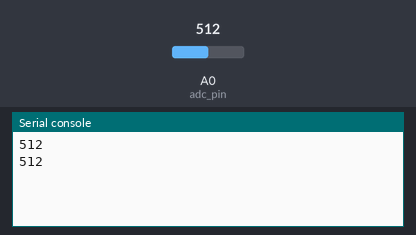
A program run on a simulated ESP8266 board running MicroPython. Shown: the last lines printed to the serial console. Inputs (shaded band) come from the test bench; at power-on: A0 (adc_pin) = 512 (analog values on the 0–1023 scale).

Above: at 1.2 s.
1.3 s: A0 (adc_pin) set to 716
At 2.6 s:
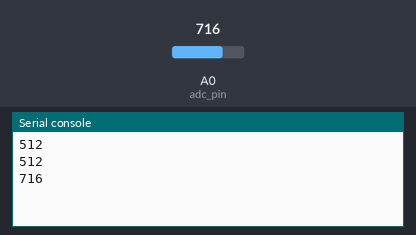
2.8 s: A0 (adc_pin) set to 900
At 3.7 s:
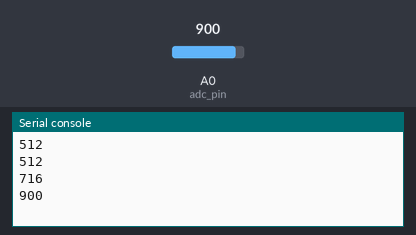
Timing chart, 0 to 5.8 s (numbered marks = the images above; inputs shaded):
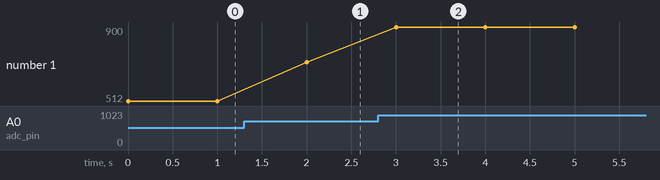

Measured:
- after the input at 1.3 s, the serial console: prints a new line after 0.70 s (image 1)
- after the input at 2.8 s, the serial console: prints a new line after 0.20 s (image 2)
- plotted number 1: 512 → 716 after the input at 1.3 s, 716 → 900 after the input at 2.8 s

The program:

lab_03.py
```python
"""
ADC >>> Analog to Digital Convertor (SAR ADC in NodeMCU)
 <Successive-approximation-register>
Terms:
    Input Signal Frequency (Fin)
    Sampling rate of ADC
    Resolution of ADC (n - no. of bits)
    Nyquist Rate (2*Fin)
    Accuracy of ADC
    (minimum which cab be measured)
        Vref/(2^n - 1)

Example:
    Vref = 1V, Vin = 0.5V, Resolution is 10bits (Max value = 1023)
    Digital-Equivalent = (Vin/ Vref) * Full scale equivalent
                       = (0.5/1) * 1023
                       = 512
"""
import machine
import time


def main():
    adc_pin = machine.ADC(0)
    while True:
        print(adc_pin.read())
        time.sleep(1)


if __name__ == '__main__':
    main()
```
